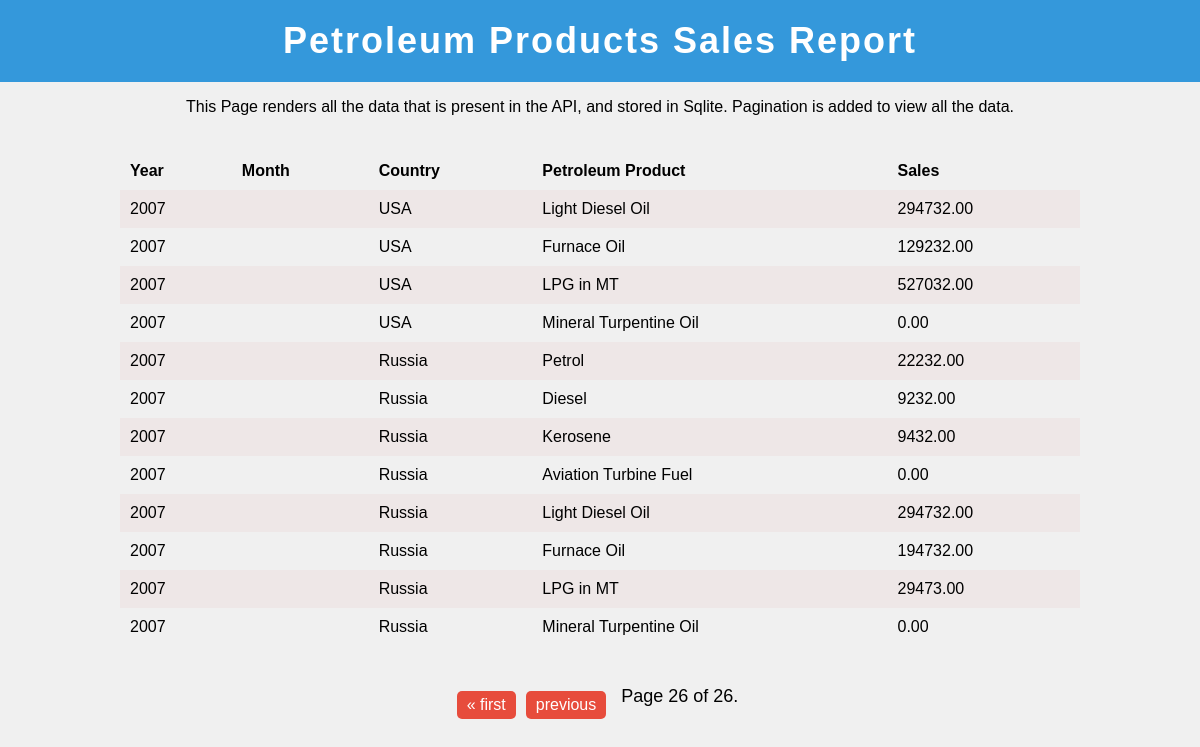
The app's page /report/?page=26 with its own data.
### home/models.py (models this page shows)
class Sale(models.Model):
    country = models.ForeignKey(Country, on_delete=models.CASCADE)
    product = models.ForeignKey(PetroleumProduct, on_delete=models.CASCADE)
    year = models.IntegerField()
    sales = models.DecimalField(max_digits=10, decimal_places=2)

class Country(models.Model):
    name = models.CharField(max_length=100)
    def __str__(self):
        return self.name

class PetroleumProduct(models.Model):
    name = models.CharField(max_length=100)
    def __str__(self):
        return self.name

### home/views.py (the view)
# urls.py: path('report/', views.report, name="report"),
def report(request):
    sales_data = Sale.objects.all()
    records_per_page = 20
    paginator = Paginator(sales_data, records_per_page)
    page = request.GET.get('page')
    try:
        sales_data = paginator.page(page)
    except PageNotAnInteger:
        sales_data = paginator.page(1)
    except EmptyPage:
        sales_data = paginator.page(paginator.num_pages)
    context = {
        'sales_data' : sales_data
    }
    return render(request, 'report.html', context)

### home/templates/report.html (shortened to what this page needs)
<!DOCTYPE html>
<html lang="en">
<head>
</head>
<body>
    <h1>Petroleum Products Sales Report</h1>
    <p>This Page renders all the data that is present in the API, and stored in Sqlite. Pagination is added to view all the data.</p>
    <table class="styled-table">
        <tr>
            <th>Year</th>
            <th>Month</th>
            <th>Country</th>
            <th>Petroleum Product</th>
            <th>Sales</th>
        </tr>
        {% for sale in sales_data %}
        <tr>
            <td>{{ sale.year }}</td>
            <td>{{ sale.month }}</td>
            <td>{{ sale.country }}</td>
            <td>{{ sale.product }}</td>
            <td>{{ sale.sales }}</td>
        </tr>
        {% endfor %}
    </table>
    <div class="pagination">
        <span class="step-links">
            {% if sales_data.has_previous %}
                <a href="?page=1" class="pagination-link">&laquo; first</a>
                <a href="?page={{ sales_data.previous_page_number }}" class="pagination-link">previous</a>
            {% endif %}
            <span class="current-page">
                Page {{ sales_data.number }} of {{ sales_data.paginator.num_pages }}.
            </span>
        </span>
    </div>
</body>
</html>

### home/templates/report.html (style rules this page uses)
body { background-color: #f0f0f0; font-family: Arial, sans-serif; text-align: center; margin: 0; padding: 0; display: flex; flex-direction: column; }
h1 { background-color: #3498db; padding: 20px; color: #fff; font-size: 36px; letter-spacing: 2px; margin: 0; }
table { border-collapse: collapse; width: 80%; margin: 20px auto; }
th, td { text-align: left; padding: 10px; }
tr:nth-child(even) { background-color: #eee7e7; }
.pagination { display: flex; justify-content: center; margin-top: 20px; }
.step-links { display: flex; }
.pagination-link { padding: 5px 10px; text-decoration: none; background-color: #e74c3c; color: #fff; margin: 5px; border-radius: 5px; font-size: 16px; transition: background-color 0.3s; }
.current-page { margin: 0 10px; font-size: 18px; }

### records on screen
Sale: year "2007", country "USA", product "Light Diesel Oil", sales "294732.00"
Sale: year "2007", country "USA", product "Furnace Oil", sales "129232.00"
Sale: year "2007", country "USA", product "LPG in MT", sales "527032.00"
Sale: year "2007", country "USA", product "Mineral Turpentine Oil", sales "0.00"
Sale: year "2007", country "Russia", product "Petrol", sales "22232.00"
Sale: year "2007", country "Russia", product "Diesel", sales "9232.00"
Sale: year "2007", country "Russia", product "Kerosene", sales "9432.00"
Sale: year "2007", country "Russia", product "Aviation Turbine Fuel", sales "0.00"
Sale: year "2007", country "Russia", product "Light Diesel Oil", sales "294732.00"
Sale: year "2007", country "Russia", product "Furnace Oil", sales "194732.00"
Sale: year "2007", country "Russia", product "LPG in MT", sales "29473.00"
Sale: year "2007", country "Russia", product "Mineral Turpentine Oil", sales "0.00"

### other values on screen
{{ sales_data.number }} "26"
{{ sales_data.paginator.num_pages }} "26"
